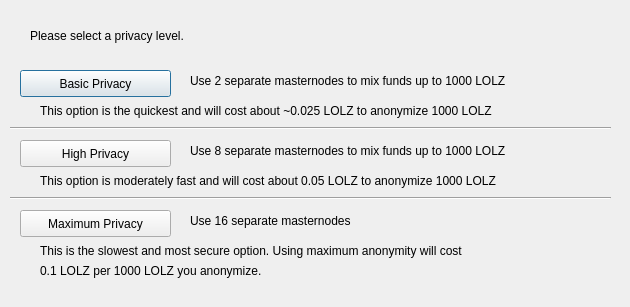
<?xml version="1.0" encoding="UTF-8"?>
<ui version="4.0">
 <class>DarksendConfig</class>
 <widget class="QDialog" name="DarksendConfig">
  <property name="geometry">
   <rect>
    <x>0</x>
    <y>0</y>
    <width>630</width>
    <height>307</height>
   </rect>
  </property>
  <property name="windowTitle">
   <string>Configure Darksend</string>
  </property>
  <widget class="QPushButton" name="buttonBasic">
   <property name="geometry">
    <rect>
     <x>20</x>
     <y>70</y>
     <width>151</width>
     <height>27</height>
    </rect>
   </property>
   <property name="text">
    <string>Basic Privacy</string>
   </property>
  </widget>
  <widget class="QPushButton" name="buttonHigh">
   <property name="geometry">
    <rect>
     <x>20</x>
     <y>140</y>
     <width>151</width>
     <height>27</height>
    </rect>
   </property>
   <property name="text">
    <string>High Privacy</string>
   </property>
  </widget>
  <widget class="QPushButton" name="buttonMax">
   <property name="geometry">
    <rect>
     <x>20</x>
     <y>210</y>
     <width>151</width>
     <height>27</height>
    </rect>
   </property>
   <property name="text">
    <string>Maximum Privacy</string>
   </property>
  </widget>
  <widget class="QLabel" name="label">
   <property name="geometry">
    <rect>
     <x>30</x>
     <y>20</y>
     <width>571</width>
     <height>31</height>
    </rect>
   </property>
   <property name="text">
    <string>Please select a privacy level.</string>
   </property>
  </widget>
  <widget class="QLabel" name="label_2">
   <property name="geometry">
    <rect>
     <x>190</x>
     <y>70</y>
     <width>421</width>
     <height>21</height>
    </rect>
   </property>
   <property name="text">
    <string>Use 2 separate masternodes to mix funds up to 1000 LOLZ</string>
   </property>
  </widget>
  <widget class="QLabel" name="label_3">
   <property name="geometry">
    <rect>
     <x>190</x>
     <y>140</y>
     <width>411</width>
     <height>21</height>
    </rect>
   </property>
   <property name="text">
    <string>Use 8 separate masternodes to mix funds up to 1000 LOLZ</string>
   </property>
  </widget>
  <widget class="QLabel" name="label_4">
   <property name="geometry">
    <rect>
     <x>190</x>
     <y>210</y>
     <width>421</width>
     <height>21</height>
    </rect>
   </property>
   <property name="text">
    <string>Use 16 separate masternodes</string>
   </property>
  </widget>
  <widget class="QLabel" name="label_6">
   <property name="geometry">
    <rect>
     <x>40</x>
     <y>100</y>
     <width>561</width>
     <height>21</height>
    </rect>
   </property>
   <property name="text">
    <string>This option is the quickest and will cost about ~0.025 LOLZ to anonymize 1000 LOLZ</string>
   </property>
  </widget>
  <widget class="QLabel" name="label_7">
   <property name="geometry">
    <rect>
     <x>40</x>
     <y>170</y>
     <width>561</width>
     <height>21</height>
    </rect>
   </property>
   <property name="text">
    <string>This option is moderately fast and will cost about 0.05 LOLZ to anonymize 1000 LOLZ</string>
   </property>
  </widget>
  <widget class="QLabel" name="label_8">
   <property name="geometry">
    <rect>
     <x>40</x>
     <y>240</y>
     <width>561</width>
     <height>21</height>
    </rect>
   </property>
   <property name="text">
    <string>This is the slowest and most secure option. Using maximum anonymity will cost</string>
   </property>
  </widget>
  <widget class="QLabel" name="label_9">
   <property name="geometry">
    <rect>
     <x>40</x>
     <y>260</y>
     <width>561</width>
     <height>21</height>
    </rect>
   </property>
   <property name="text">
    <string>0.1 LOLZ per 1000 LOLZ you anonymize.</string>
   </property>
  </widget>
  <widget class="Line" name="line">
   <property name="geometry">
    <rect>
     <x>10</x>
     <y>120</y>
     <width>601</width>
     <height>16</height>
    </rect>
   </property>
   <property name="orientation">
    <enum>Qt::Horizontal</enum>
   </property>
  </widget>
  <widget class="Line" name="line_2">
   <property name="geometry">
    <rect>
     <x>10</x>
     <y>190</y>
     <width>601</width>
     <height>16</height>
    </rect>
   </property>
   <property name="orientation">
    <enum>Qt::Horizontal</enum>
   </property>
  </widget>
 </widget>
 <resources/>
 <connections/>
</ui>
